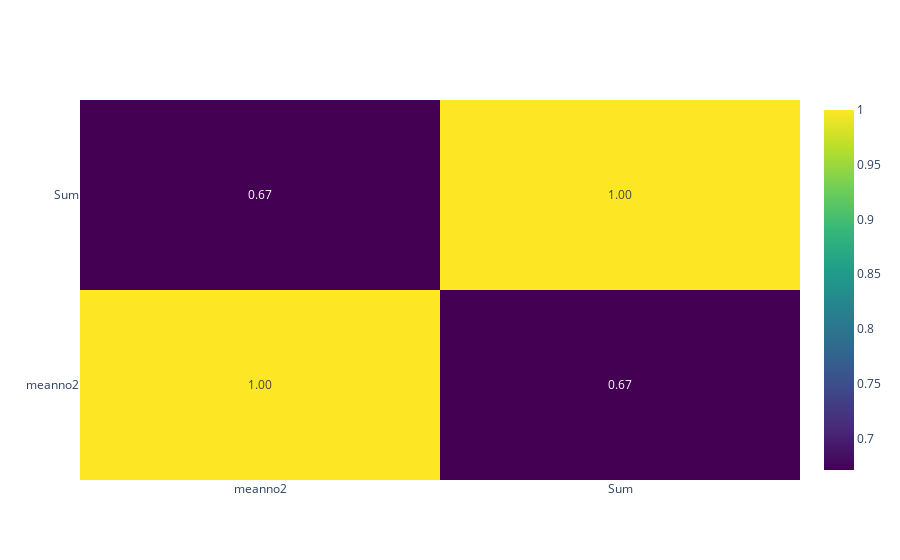

This figure's notebook cell:
### Code cell
meanprovince.rename(columns={'value':'meanno2'}, inplace=True)
dfcorrelation = pd.merge(meanprovince, dfprovince, on='RegioS')

correlation = dfcorrelation[['meanno2', 'Sum']].corr()
corr_matrix = go.Figure(data=go.Heatmap(
        z=correlation.values,
        x=correlation.columns,
        y=correlation.index,
        text=correlation.values, #Show the values in the heatmap
        texttemplate="%{text:.2f}",
        colorscale='Viridis')) #Create the heatmap figure

corr_matrix.show()

### Figure 1 — Plotly figure (JSON) as saved in the notebook; plotly's stock layout.template omitted (floating-point values rounded to 4 significant figures)
{"data": [{"colorscale": [[0, "#440154"], [0.1111, "#482878"], [0.2222, "#3e4989"], [0.3333, "#31688e"], [0.4444, "#26828e"], [0.5556, "#1f9e89"], [0.6667, "#35b779"], [0.7778, "#6ece58"], [0.8889, "#b5de2b"], [1, "#fde725"]], "text": [[1.0, 0.671], [0.671, 1.0]], "texttemplate": "%{text:.2f}", "type": "heatmap", "x": ["meanno2", "Sum"], "y": ["meanno2", "Sum"], "z": [[1.0, 0.671], [0.671, 1.0]]}], "layout": {}}
